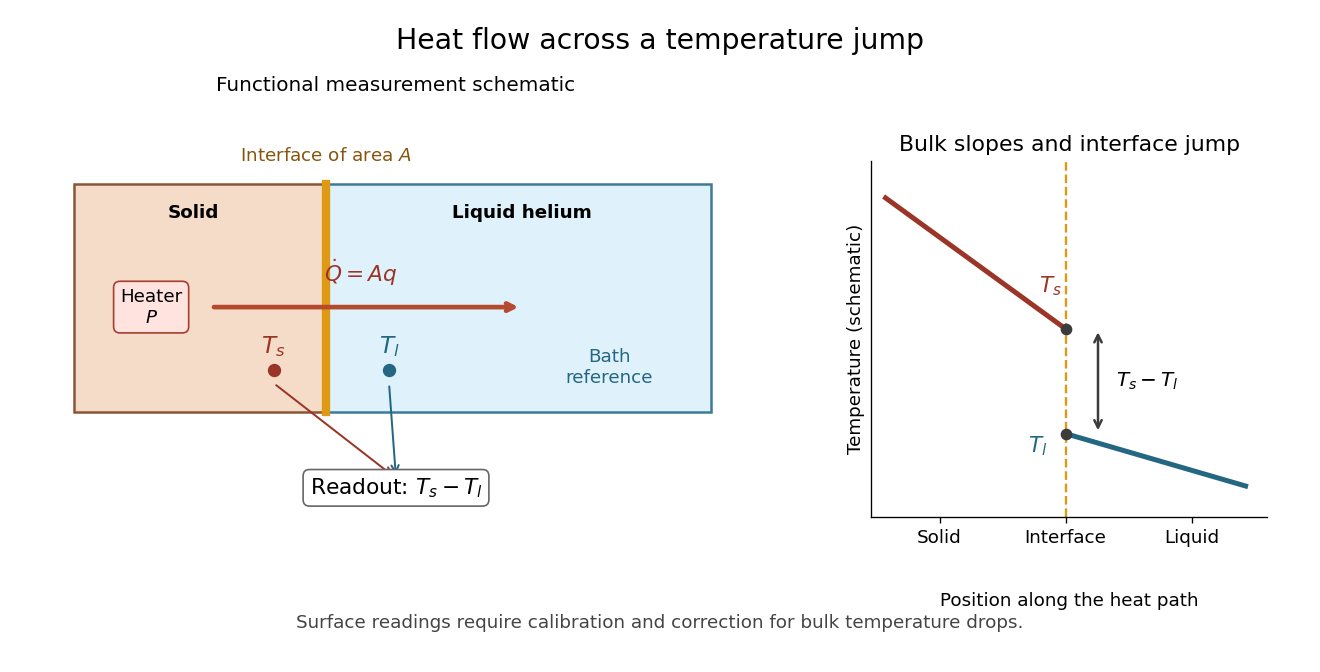

Python code for this plot:
"""Original functional interface schematic; tested with Python 3.14/matplotlib 3.10.

Run from _media; writes this script's basename with a .png suffix to the CWD.
Positions and profiles are explanatory choices, not historical apparatus data.
"""

from pathlib import Path

import matplotlib.pyplot as plt
from matplotlib.patches import Rectangle


def main():
    plt.rcParams.update({"font.size": 11, "axes.spines.top": False,
                         "axes.spines.right": False})
    fig = plt.figure(figsize=(11, 5.6), facecolor="white")
    left = fig.add_axes((0.035, 0.18, 0.53, 0.66))
    right = fig.add_axes((0.66, 0.23, 0.30, 0.53))
    fig.suptitle("Heat flow across a temperature jump", fontsize=17, y=0.96)
    fig.text(0.30, 0.865, "Functional measurement schematic", ha="center", fontsize=12)
    left.set(xlim=(0, 10), ylim=(0, 7))
    left.axis("off")
    left.add_patch(Rectangle((0.4, 2.2), 3.6, 3.6, fc="#f5dcc8", ec="#8b5537", lw=1.5))
    left.add_patch(Rectangle((4.0, 2.2), 5.5, 3.6, fc="#dff1fa", ec="#3c7a9a", lw=1.5))
    left.plot([4, 4], [2.2, 5.8], color="#df9a15", lw=5)
    left.text(2.1, 5.25, "Solid", ha="center", weight="bold")
    left.text(6.8, 5.25, "Liquid helium", ha="center", weight="bold")
    left.text(1.5, 3.85, "Heater\n" + r"$P$", ha="center", va="center",
              bbox={"boxstyle": "round,pad=0.35", "fc": "#ffe3de", "ec": "#a63e30"})
    left.annotate("", (6.8, 3.85), (2.35, 3.85),
                  arrowprops={"arrowstyle": "->", "lw": 2.8, "color": "#b54b2d"})
    left.text(4.5, 4.25, r"$\dot Q=Aq$", ha="center", color="#9b3527", fontsize=13)
    left.text(4, 6.15, "Interface of area " + r"$A$", ha="center", color="#86550b")
    for x, label, color in [(3.25, r"$T_s$", "#9b3527"), (4.9, r"$T_l$", "#246783")]:
        left.plot(x, 2.85, "o", color=color, ms=7)
        left.text(x, 3.13, label, ha="center", color=color, fontsize=14)
        left.annotate("", (5.0, 1.15), (x, 2.65),
                      arrowprops={"arrowstyle": "->", "lw": 1.2, "color": color})
    left.text(5, 0.9, r"Readout: $T_s-T_l$", ha="center", fontsize=13,
              bbox={"boxstyle": "round,pad=0.3", "fc": "white", "ec": "#666666"})
    left.text(8.05, 2.9, "Bath\nreference", ha="center", va="center", color="#246783")
    right.plot([0, 0.5], [1.55, 1.30], lw=3, color="#9b3527")
    right.plot([0.5, 1], [1.10, 1.0], lw=3, color="#246783")
    right.axvline(0.5, color="#df9a15", lw=1.4, ls="--")
    right.plot([0.5, 0.5], [1.30, 1.10], "o", ms=6, color="#3c3c3c")
    right.annotate("", (0.59, 1.30), (0.59, 1.10),
                   arrowprops={"arrowstyle": "<->", "color": "#3c3c3c", "lw": 1.5})
    right.text(0.64, 1.20, r"$T_s-T_l$", va="center", fontsize=12)
    right.text(0.49, 1.37, r"$T_s$", ha="right", color="#9b3527", fontsize=13)
    right.text(0.45, 1.065, r"$T_l$", ha="right", color="#246783", fontsize=13)
    right.set(xlim=(-0.04, 1.06), ylim=(0.94, 1.62), xticks=[0.15, 0.5, 0.85],
              xticklabels=["Solid", "Interface", "Liquid"], yticks=[],
              ylabel="Temperature (schematic)", title="Bulk slopes and interface jump")
    right.text(0.5, -0.25, "Position along the heat path", ha="center", transform=right.transAxes)
    fig.text(0.5, 0.065, "Surface readings require calibration and correction for bulk temperature drops.",
             ha="center", color="#444444")
    fig.savefig(Path(__file__).stem + ".png", dpi=120, facecolor="white")
    plt.close(fig)


if __name__ == "__main__":
    main()
